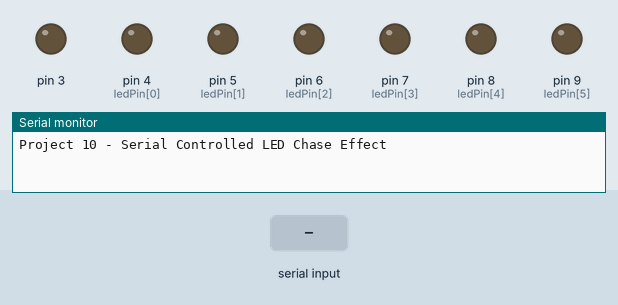
A sketch run on a simulated Arduino Uno, built with avr-gcc and run on an emulated ATmega328P. Shown: output pins drawn as LEDs (lit = HIGH), the last lines printed to the serial monitor. Dashed ring = blinking. Inputs (shaded band) come from the test bench. Pins used as bus, display or sensor lines are not drawn.

Above: at 1.2 s.
1.3 s: "d" received over Serial
At 2.1 s:
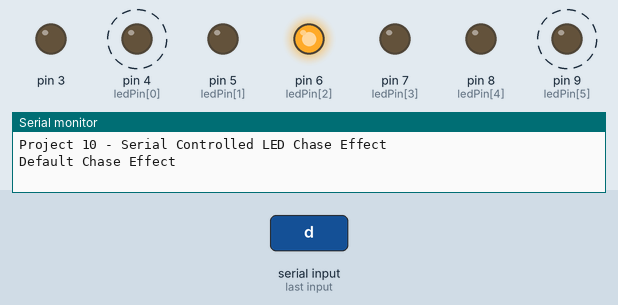
4.3 s: "s" received over Serial
At 5.2 s:
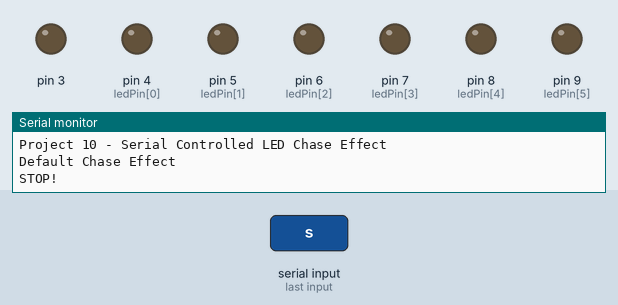
5.8 s: "r" received over Serial
At 38.5 s:
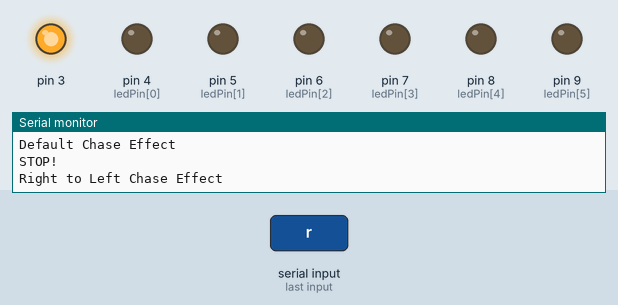
Timing chart, 0 to 43.6 s (numbered marks = the images above; inputs shaded):
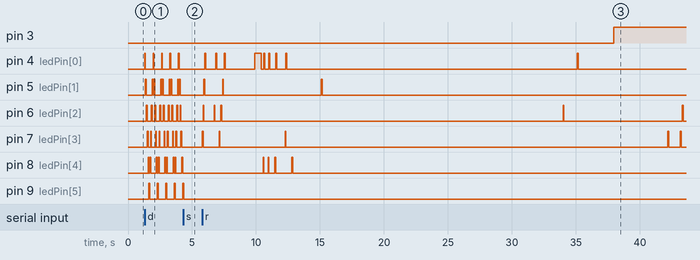

Measured:
- after the input at 1.3 s, pin 4 (ledPin[0]): alternates HIGH for 0.07 s and LOW for 0.59 s, starting at once; pin 5 (ledPin[1]): LOW → HIGH after 0.07 s, then repeats every 0.66 s: LOW 0.46 s, HIGH 0.07 s, LOW 0.07 s, HIGH 0.07 s
- after the input at 4.3 s, pin 4 (ledPin[0]), pin 5 (ledPin[1]), pin 6 (ledPin[2]), pin 7 (ledPin[3]), pin 8 (ledPin[4]): stops changing and stays LOW; pin 9 (ledPin[5]): goes on until 4.3 s, then stays LOW
- after the input at 5.8 s, pin 3: LOW → HIGH after 32.2 s; pin 5 (ledPin[1]): goes HIGH 0.07 s, LOW 1.4 s, HIGH 0.07 s, LOW 7.7 s, HIGH 0.07 s, then LOW, starting after 0.13 s

The sketch:

PR10-SerialLedChaseEffect.ino
```cpp
// Project 10 - Serial Controlled LED Chase Effect

byte ledPin[] = {4, 5, 6, 7, 8, 9};   // Create array for LED pins
int ledDelay(65);  // delay between changes
int direction = 1;
int currentLED = 0;
unsigned long changeTime;
unsigned char chase;

void setup()
{
  Serial.begin(9600);
  Serial.println("Project 10 - Serial Controlled LED Chase Effect");
  for (int x=0; x<6; x++)
  { // set all pins to output
    pinMode(ledPin[x], OUTPUT);
  }
    changeTime = millis();
}

void loop()
{
  if (Serial.available())
  {
    chase = Serial.read();

    if (chase == 'd')
    {
      Serial.println("Default Chase Effect");
      while(1)
      {
        if ((millis() - changeTime) > ledDelay)
          { // if it has been ledDelay ms since last change
            changeLEDd();
            changeTime = millis();
            chase = Serial.read();
            if (chase == 's')
              {
                Serial.println("STOP!");
                clearLED();
                return;
              }
          }
      }
    }
    else if (chase == 'r')
    {
      Serial.println("Right to Left Chase Effect");
      while(1)
      {
        if ((millis() - changeTime) > ledDelay)
          { // if it has been ledDelay ms since last change
            changeLEDrl();
            changeTime = millis();
            chase = Serial.read();
            if (chase == 's')
              {
                Serial.println("STOP!");
                clearLED();
                return;
              }
          }
      }
    }
    else
    {
      clearLED();
    }
  }
}

void changeLEDd()
{
    for (int x=0; x<6; x++)
    { // turn off all LED's
      digitalWrite(ledPin[x], LOW);
    }
     digitalWrite(ledPin[currentLED], HIGH);   // turn on the current LED
    currentLED += direction;                   // increment by the direction value
    // change direction if we reach the end
    if (currentLED == 5) {direction = -1;}
    if (currentLED == 0) {direction = 1;}
}

void changeLEDrl()
{
    for (int x=0; x<6; x++)
    { // turn off all LED's
      digitalWrite(ledPin[x], LOW);
    }
     digitalWrite(ledPin[currentLED], HIGH);   // turn on the current LED
    currentLED += direction;                   // increment by the direction value
    // change direction if we reach the end
    if (currentLED == 6) {currentLED = 0;}
}

void clearLED()
{
  for (int x=0; x<6; x++)
  { // set all pins to output
    digitalWrite(ledPin[x], LOW);
  }
}
```
